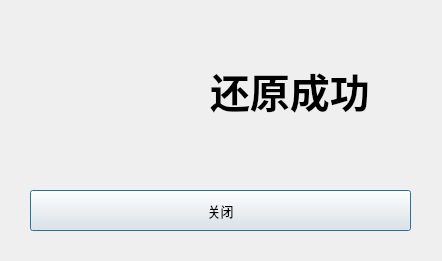
<?xml version="1.0" encoding="UTF-8"?>
<ui version="4.0">
 <class>restore</class>
 <widget class="QDialog" name="restore">
  <property name="geometry">
   <rect>
    <x>0</x>
    <y>0</y>
    <width>442</width>
    <height>261</height>
   </rect>
  </property>
  <property name="windowTitle">
   <string>还原成功</string>
  </property>
  <property name="windowIcon">
   <iconset resource="res.qrc">
    <normaloff>:/ico/img/Logo.ico</normaloff>:/ico/img/Logo.ico</iconset>
  </property>
  <widget class="QPushButton" name="pushButton">
   <property name="geometry">
    <rect>
     <x>30</x>
     <y>190</y>
     <width>381</width>
     <height>41</height>
    </rect>
   </property>
   <property name="font">
    <font>
     <pointsize>10</pointsize>
     <weight>50</weight>
     <bold>false</bold>
    </font>
   </property>
   <property name="text">
    <string>关闭</string>
   </property>
  </widget>
  <widget class="QLabel" name="label_2">
   <property name="geometry">
    <rect>
     <x>210</x>
     <y>60</y>
     <width>201</width>
     <height>61</height>
    </rect>
   </property>
   <property name="font">
    <font>
     <family>Microsoft YaHei</family>
     <pointsize>30</pointsize>
     <weight>75</weight>
     <bold>true</bold>
    </font>
   </property>
   <property name="text">
    <string>还原成功</string>
   </property>
  </widget>
  <widget class="QLabel" name="label">
   <property name="geometry">
    <rect>
     <x>20</x>
     <y>20</y>
     <width>150</width>
     <height>150</height>
    </rect>
   </property>
   <property name="text">
    <string/>
   </property>
   <property name="pixmap">
    <pixmap resource="res.qrc">:/ico/img/restore.png</pixmap>
   </property>
   <property name="scaledContents">
    <bool>true</bool>
   </property>
  </widget>
 </widget>
 <resources>
  <include location="res.qrc"/>
 </resources>
 <connections>
  <connection>
   <sender>pushButton</sender>
   <signal>clicked()</signal>
   <receiver>restore</receiver>
   <slot>close()</slot>
   <hints>
    <hint type="sourcelabel">
     <x>220</x>
     <y>210</y>
    </hint>
    <hint type="destinationlabel">
     <x>220</x>
     <y>130</y>
    </hint>
   </hints>
  </connection>
 </connections>
</ui>
